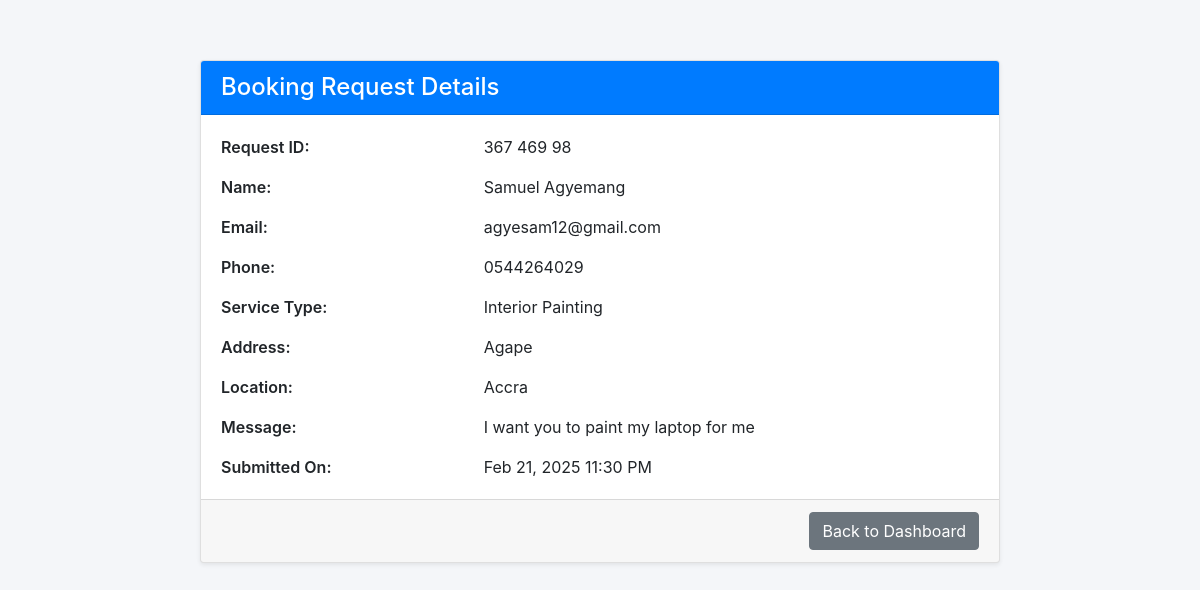
The page /staff/view_booking_request_details/36746998 (signed in) on the database its author committed.
### paint/models.py (models this page shows, shortened)
class ContactRequest(models.Model):
    contact_request_id = IntegerIDField(unique=True, editable=False, primary_key=True)
    name = models.CharField(max_length=255)
    email = models.EmailField()
    phone = models.CharField(max_length=15, blank=True, null=True)
    service_type = models.CharField(max_length=100, choices=BOOKING_SERVICE_TYPE, default='Cabinet Painting')
    address = models.CharField(max_length=200, null=True, blank=True)
    location = models.CharField(max_length=200, null=True, blank=True)
    message = models.TextField(null=True)
    created_at = models.DateTimeField(auto_now_add=True)

### paint/views.py (the view)
# urls.py: path('staff/view_booking_request_details/<str:contact_request_id>', AdminViewBookingRequestDetails.as_view(), name='admin_view_booking_request_details'),
class AdminViewBookingRequestDetails(LoginRequiredMixin, DetailView):
    model = ContactRequest
    template_name = 'booking_request_details.html'
    def get_object(self):
        return get_object_or_404(ContactRequest, pk=self.kwargs['contact_request_id'])
    def get_context_data(self, **kwargs):
        context = super().get_context_data(**kwargs)
        contact_request = self.get_object()
        contact_request_id = self.get_object().pk
        contact_request_id = f"{contact_request_id[:3]} {contact_request_id[3:6]} {contact_request_id[6:9]} {contact_request_id[9:]}"
        context['contact_request'] = contact_request
        context['contact_request_id'] = contact_request_id
        context['page_name'] = 'booking_details'
        context['list_name'] = 'booking_lists'
        return context

### paint/templates/booking_request_details.html (shortened to what this page needs)
<!DOCTYPE html>
<html lang="en">
<head>
  <link rel="stylesheet" href="https://maxcdn.bootstrapcdn.com/bootstrap/4.5.2/css/bootstrap.min.css">
</head>
<body>
  <div class="container">
    <div class="card detail-card shadow-sm">
      <div class="card-header detail-header">
        <h4 class="mb-0">Booking Request Details</h4>
      </div>
      <div class="card-body">
        <div class="row mb-3">
          <div class="col-sm-4 detail-label">Request ID:</div>
          <div class="col-sm-8">{{ contact_request_id }}</div>
        </div>
        <div class="row mb-3">
          <div class="col-sm-4 detail-label">Name:</div>
          <div class="col-sm-8">{{ contact_request.name }}</div>
        </div>
        <div class="row mb-3">
          <div class="col-sm-4 detail-label">Email:</div>
          <div class="col-sm-8">{{ contact_request.email }}</div>
        </div>
        {% if contact_request.phone %}
        <div class="row mb-3">
          <div class="col-sm-4 detail-label">Phone:</div>
          <div class="col-sm-8">{{ contact_request.phone }}</div>
        </div>
        {% endif %}
        <div class="row mb-3">
          <div class="col-sm-4 detail-label">Service Type:</div>
          <div class="col-sm-8">{{ contact_request.service_type }}</div>
        </div>
        {% if contact_request.address %}
        <div class="row mb-3">
          <div class="col-sm-4 detail-label">Address:</div>
          <div class="col-sm-8">{{ contact_request.address }}</div>
        </div>
        {% endif %}
        {% if contact_request.location %}
        <div class="row mb-3">
          <div class="col-sm-4 detail-label">Location:</div>
          <div class="col-sm-8">{{ contact_request.location }}</div>
        </div>
        {% endif %}
        {% if contact_request.message %}
        <div class="row mb-3">
          <div class="col-sm-4 detail-label">Message:</div>
          <div class="col-sm-8">{{ contact_request.message }}</div>
        </div>
        {% endif %}
        <div class="row">
          <div class="col-sm-4 detail-label">Submitted On:</div>
          <div class="col-sm-8">{{ contact_request.created_at|date:"M d, Y h:i A" }}</div>
        </div>
      </div>
      <div class="card-footer text-right">
        <a href="{% url 'admin_dashboard' %}" class="btn btn-secondary">Back to Dashboard</a>
      </div>
    </div>
  </div>
</body>
</html>

### paint/templates/booking_request_details.html (style rules this page uses)
body { background-color: #f4f6f9; padding-top: 60px; }
.detail-card { max-width: 800px; margin: 0 auto; }
.detail-header { background-color: #007bff; color: #fff; }
.detail-label { font-weight: 600; }

### rows shown on the page
ContactRequest: name "Samuel Agyemang", email "agyesam12@gmail.com", phone "0544264029", service_type "Interior Painting", address "Agape", location "Accra", message "I want you to paint my laptop for me", created_at "Feb 21, 2025 11:30 PM"

### other values the page prints
{{ contact_request_id }} "367 469 98"
